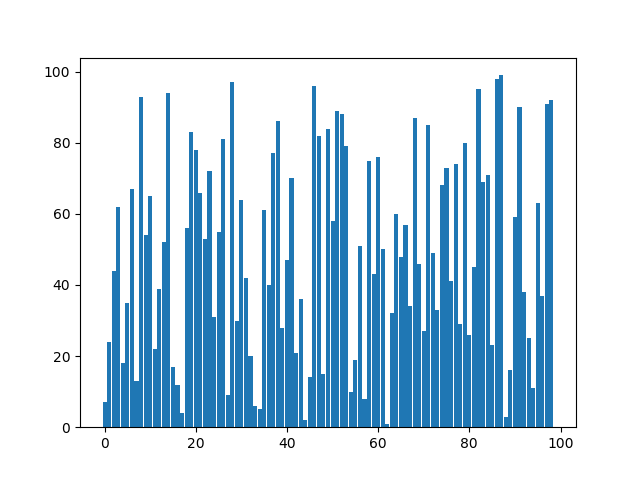
#> input picture pic/image_000000.png, 640 x 480 px
$ python -i sort.py   (imports and definitions only)
#> lines starting #> are read from the running program, lines starting #| are printed output that depends on the picture
# -*- coding: utf-8 -*-
# sort method file

import sys
import array
import numpy as np
import genimage as gi

# [55 lines left out: functions insertion_sort, bubble_sort, selection_sort, not called in this run]

###############################################################

def merge_sort(array):
    print("[log] run merge sort")
    method = "merge sort"
    count = 0
    sys.setrecursionlimit(10000)
    array, count = merge(array, 0, len(array)-1, count, method)
    gi.make_endimage(array, count, method)

def merge(array, l, r, count, m):
    if r - l < 1:
        return array, count
    mid = (l + r) // 2

    merged = array[:]
    array, count = merge(array, l, mid, count, m)
    array, count = merge(array, mid+1, r, count, m)
    merged = array[:]

    i = l
    j = mid + 1

    while l <= mid and j <= r:
        if(array[l] <= array[j]):
            merged[i] = array[l]
            l += 1
        else:
            merged[i] = array[j]
            j += 1
        i += 1
        gi.make_image(merged, count, m, i-1, -1)
        count += 1

    while l <= mid:
        merged[i] = array[l]
        i += 1
        l += 1
        gi.make_image(merged, count, m, i-1, -1)
        count += 1

    while j <= r:
        merged[i] = array[j]
        i += 1
        j += 1
        gi.make_image(merged, count, m, i-1, -1)
        count += 1

    return merged[:], count

###############################################################

# [333 lines left out: functions quick_sort, quick, lsd_radix_sort, msd_radix_sort, msd_radix, msd_insert and 10 more, not called in this run]

def transmat(mat):
    return list(map(list, zip(*mat)))

# [5 lines left out: function transcol, not called in this run]

def gravity(mat):
    return transmat([transcol(col) for col in transmat(mat)])

def arrtomat(arr):
    return [[1]*n + [0]*(max(arr)-n) for n in arr]

def mattoarr(mat):
    return array.array('i', [sum(x) for x in mat])

###############################################################

>>> import cv2
>>> picture = cv2.imread('pic/image_000000.png', cv2.IMREAD_GRAYSCALE)
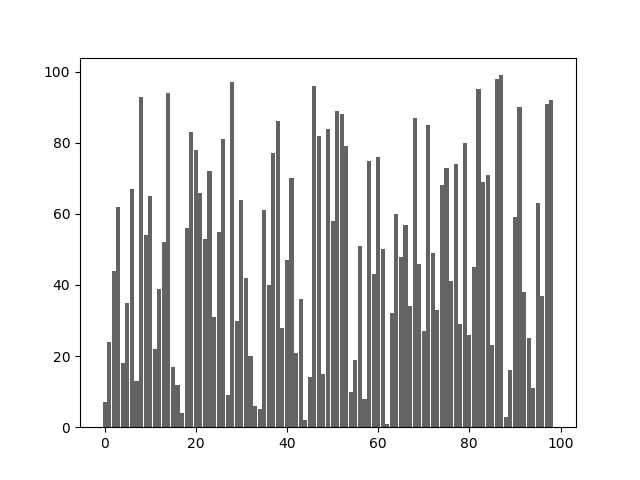
#> picture: shape (480, 640); min 0, max 255, mean 216.2
>>> result = merge_sort(picture)
#> (the run stopped early here; a loop or call above may not have finished)
